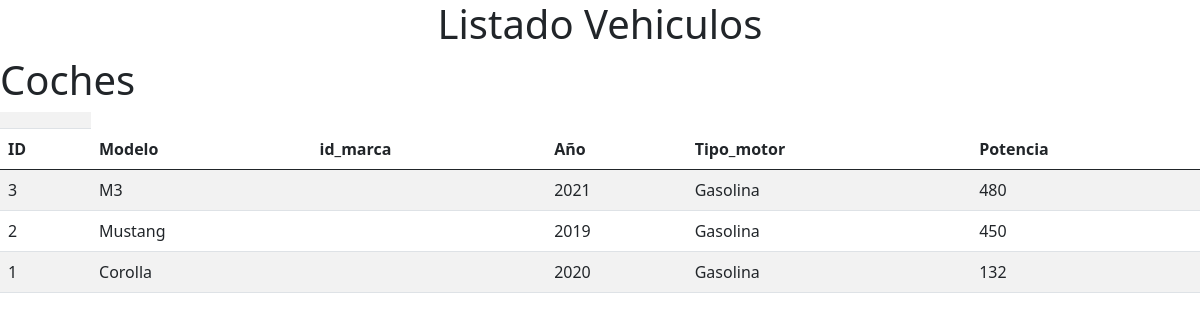
Page /coches/ on the committed database.
### tables this page shows
CREATE TABLE coches (
    id INTEGER PRIMARY KEY AUTOINCREMENT,
    modelo TEXT UNIQUE NOT NULL,
    id_marca INTEGER NOT NULL,
    anio INTEGER NOT NULL,
    tipo_motor TEXT NOT NULL,
    potencia INTEGER NOT NULL,
    FOREIGN KEY (id_marca) REFERENCES marcas(id)
        ON UPDATE CASCADE
        ON DELETE RESTRICT
);

### aplicacion.py (the view)
@app.route("/coches/")
def lista_coches():
    conn = get_db_connection()
    coches = conn.execute("""
        SELECT c.id,
               c.modelo,
               c.anio,
               c.tipo_motor,
               c.potencia,
               m.nombre AS marca
        FROM coches c
        LEFT JOIN marcas m ON m.id = c.id_marca
        ORDER BY marca, modelo
    """).fetchall()
    conn.close()
    return render_template("coches.html", coches=coches)

### aplicacion.py (called while the page is built)
def get_db_connection():
    conn = sqlite3.connect('coches.db')
    conn.row_factory = sqlite3.Row
    return conn

### templates/coches.html
{% extends 'base.html' %}
{% block content %}
    <h1>{% block title %} Coches {% endblock %}</h1>
        <table class="table table-striped">
            <th>
                <tr>
                    <th>ID</th>
                    <th>Modelo</th>
                    <th>id_marca</th>
                    <th>Año</th>
                    <th>Tipo_motor</th>
                    <th>Potencia</th>
                </tr>
            </th>
            <tbody>
                {% for coche in coches %}
                <tr>
                    <td>{{ coche['id'] }}</td>
                    <td>{{ coche['modelo'] }}</td>
                    <td>{{ coche['id_marca'] }}</td>
                    <td>{{ coche['anio'] }}</td>
                    <td>{{ coche['tipo_motor'] }}</td>
                    <td>{{ coche['potencia'] }}</td>
                </tr>
                {% endfor %}
            </tbody>
        </table>
{% endblock %}

### rows in the picture
coches: id "3", modelo "M3", anio "2021", tipo_motor "Gasolina", potencia "480"
coches: id "2", modelo "Mustang", anio "2019", tipo_motor "Gasolina", potencia "450"
coches: id "1", modelo "Corolla", anio "2020", tipo_motor "Gasolina", potencia "132"
